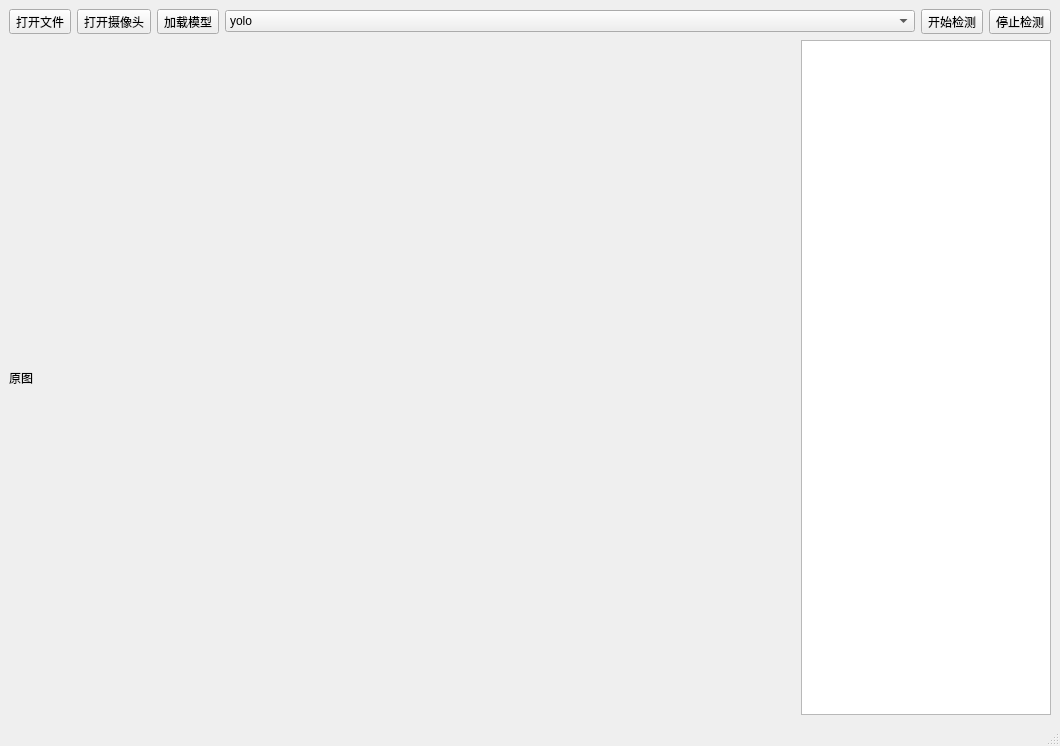
<?xml version="1.0" encoding="UTF-8"?>
<ui version="4.0">
 <class>MainWindow</class>
 <widget class="QMainWindow" name="MainWindow">
  <property name="geometry">
   <rect>
    <x>0</x>
    <y>0</y>
    <width>1060</width>
    <height>746</height>
   </rect>
  </property>
  <property name="windowTitle">
   <string>MainWindow</string>
  </property>
  <widget class="QWidget" name="centralwidget">
   <layout class="QGridLayout" name="gridLayout">
    <item row="0" column="0" colspan="2">
     <layout class="QHBoxLayout" name="horizontalLayout">
      <item>
       <widget class="QToolButton" name="btn_file">
        <property name="text">
         <string>打开文件</string>
        </property>
       </widget>
      </item>
      <item>
       <widget class="QToolButton" name="btn_camera">
        <property name="text">
         <string>打开摄像头</string>
        </property>
       </widget>
      </item>
      <item>
       <widget class="QToolButton" name="btn_model">
        <property name="text">
         <string>加载模型</string>
        </property>
       </widget>
      </item>
      <item>
       <widget class="QComboBox" name="yolo">
        <item>
         <property name="text">
          <string>yolo</string>
         </property>
        </item>
       </widget>
      </item>
      <item>
       <widget class="QToolButton" name="btn_start">
        <property name="text">
         <string>开始检测</string>
        </property>
       </widget>
      </item>
      <item>
       <widget class="QToolButton" name="btn_stop">
        <property name="text">
         <string>停止检测</string>
        </property>
       </widget>
      </item>
     </layout>
    </item>
    <item row="1" column="0">
     <widget class="QLabel" name="lb_show">
      <property name="text">
       <string>原图</string>
      </property>
     </widget>
    </item>
    <item row="1" column="1">
     <widget class="QTextEdit" name="te_message">
      <property name="minimumSize">
       <size>
        <width>100</width>
        <height>0</height>
       </size>
      </property>
      <property name="maximumSize">
       <size>
        <width>250</width>
        <height>16777215</height>
       </size>
      </property>
     </widget>
    </item>
   </layout>
  </widget>
  <widget class="QMenuBar" name="menubar">
   <property name="geometry">
    <rect>
     <x>0</x>
     <y>0</y>
     <width>1060</width>
     <height>26</height>
    </rect>
   </property>
  </widget>
  <widget class="QStatusBar" name="statusbar"/>
 </widget>
 <resources/>
 <connections/>
</ui>
